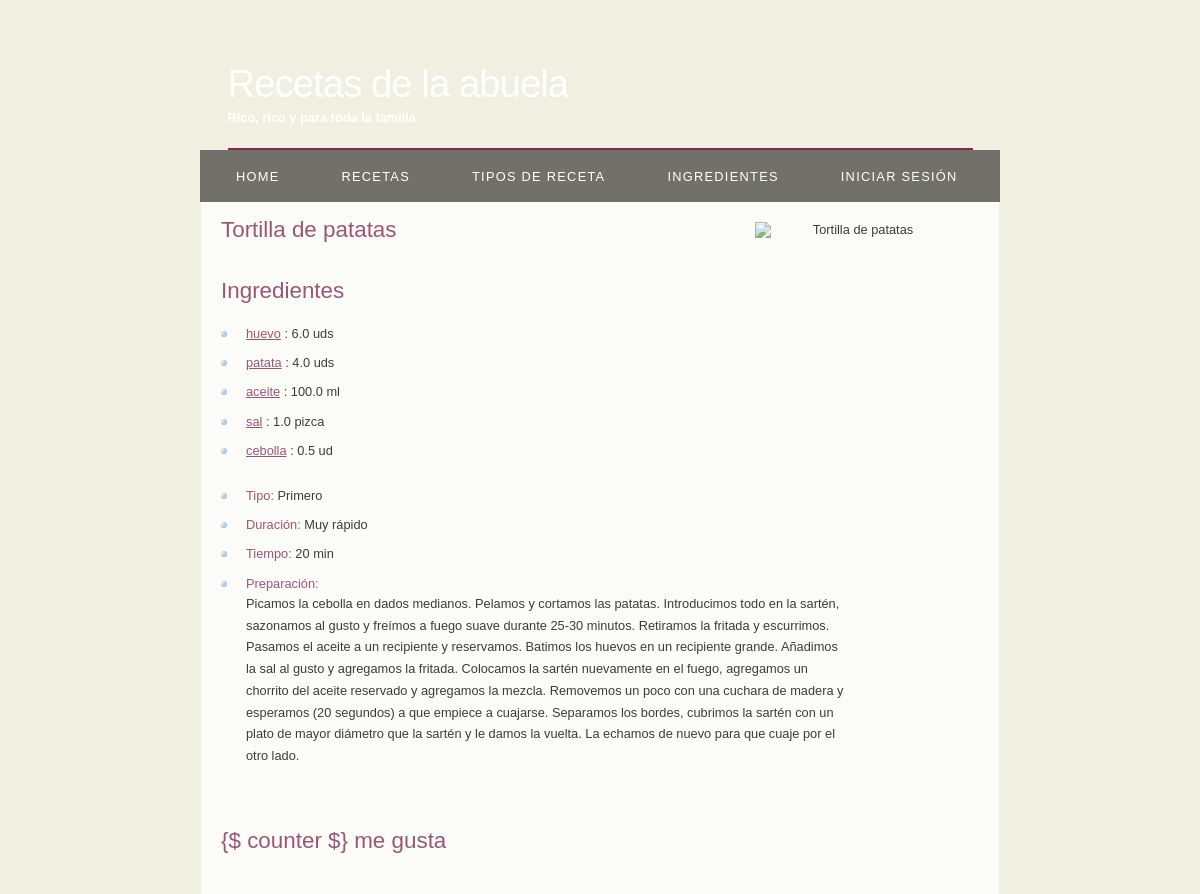
Page /myapp/recetas/1 on the committed database.
### myapp/models.py (models this page shows, shortened)
class Receta(models.Model):
    nombre = models.CharField(max_length=50)
    descripcion = models.CharField(max_length=10000)
    tiempo = models.IntegerField(default = 0)
    tipo = models.ForeignKey(TipoReceta, on_delete=models.CASCADE, default=None)
    duracion = models.ForeignKey(DuracionReceta, on_delete=models.CASCADE, default=None)

class Cantidad(models.Model):
    cantidad = models.FloatField(default=0)
    unidad = models.CharField(max_length=40)
    receta = models.ForeignKey(Receta, on_delete=models.CASCADE, default = None)
    ingrediente = models.ForeignKey(Ingrediente, on_delete=models.CASCADE, default = None)

class Ingrediente(models.Model):
    nombre = models.CharField(max_length=100)
    calorias = models.IntegerField(default = 0)

class TipoReceta(models.Model):
    tipo = models.CharField(max_length=50)

class DuracionReceta(models.Model):
    duracion = models.CharField(max_length=50)

### myapp/views.py (the view)
# urls.py: path('recetas/<int:pk>', RecetasDetailView.as_view(), name = 'id_re'),
class RecetasDetailView(DetailView):
    model = Receta
    template_name = 'detallereceta.html'

### myapp/templates/detallereceta.html (shortened to what this page needs)
{% extends "index.html" %}
{% load static %}s
{% block imagen %}
    <img src="{% static "" %}images/{{ object.nombre|cut:" " }}.png" alt="{{ object.nombre }}" class="center" width="200">
{% endblock %}
{% block content %}
    <h2>{{ object.nombre }}</h2>
    <h2>Ingredientes</h2>
    <ul>
        {% for cantidad in object.cantidad_set.all %}
            <li><a href="{%url 'id_ing' cantidad.ingrediente.id%}">{{ cantidad.ingrediente.nombre }}</a> : {{ cantidad.cantidad }} {{ cantidad.unidad }}</li>
        {% endfor %}
    </ul>
    <ul>
        <li><span>Tipo:</span> {{ object.tipo.tipo }}</li>
        <li><span>Duración:</span> {{ object.duracion.duracion}}</li>
        <li><span>Tiempo:</span> {{ object.tiempo }} min</li>
        <li><span>Preparación:</span><p> {{ object.descripcion }}</p></li>
    </ul>
{% endblock %}
{% block app %}
    <h2> {$ counter $} me gusta</h2>
{% endblock %}

### myapp/static/css/style.css (style rules this page uses)
html { height: 100%; }
* { margin: 0; padding: 0; }
body { font: normal .80em 'trebuchet ms', arial, sans-serif; background: #F0EFE2 url(../images/background.jpg) no-repeat; background-size: cover; background-attachment: fixed; background-position: center center; color: #000; }
p { padding: 0 0 20px 0; line-height: 1.7em; width: 600px; }
img { border: 0; }
h1, h2, h3, h4, h5, h6 { font: normal 175% 'century gothic', arial, sans-serif; color: #7E2451; margin: 0 0 15px 0; padding: 15px 0 5px 0; }
h2 { font: normal 175% 'century gothic', arial, sans-serif; }
a, a:hover { outline: none; text-decoration: underline; color: #7E2451; }
.center { display: block; text-align: center; margin: 20px auto; }
ul { margin: 2px 0 22px 17px; }
ul li { list-style-type: circle; margin: 5px 0 6px 0; padding: 0 0 4px 5px; }
#content ul { margin: 5px 0 22px 0px; }
#content ul li { list-style-type: none; background: url(../images/bullet.png) no-repeat; margin: 0 0 6px 0; padding: 0 0 4px 25px; line-height: 1.5em; }
span { color:#7E2451; }

### rows in the picture
Receta: nombre "Tortilla de patatas", tipo.tipo "Primero", duracion.duracion "Muy rápido", tiempo "20", descripcion "Picamos la cebolla en dados medianos. Pelamos y cortamos las patatas. Introducimos todo en la sartén, sazonamos al gusto y freímos a fuego suave durante 25-30 minutos. Retiramos la fritada y escurrimos. Pasamos el aceite a un recipiente y reservamos. Batimos los huevos en un recipiente grande. Añadimos la sal al gusto y agregamos la fritada. Colocamos la sartén nuevamente en el fuego, agregamos un chorrito del aceite reservado y agregamos la mezcla. Removemos un poco con una cuchara de madera y esperamos (20 segundos) a que empiece a cuajarse. Separamos los bordes, cubrimos la sartén con un plato de mayor diámetro que la sartén y le damos la vuelta. La echamos de nuevo para que cuaje por el…"
Cantidad: ingrediente.nombre "huevo", cantidad "6.0", unidad "uds"
Cantidad: ingrediente.nombre "patata", cantidad "4.0", unidad "uds"
Cantidad: ingrediente.nombre "aceite", cantidad "100.0", unidad "ml"
Cantidad: ingrediente.nombre "sal", cantidad "1.0", unidad "pizca"
Cantidad: ingrediente.nombre "cebolla", cantidad "0.5", unidad "ud"
